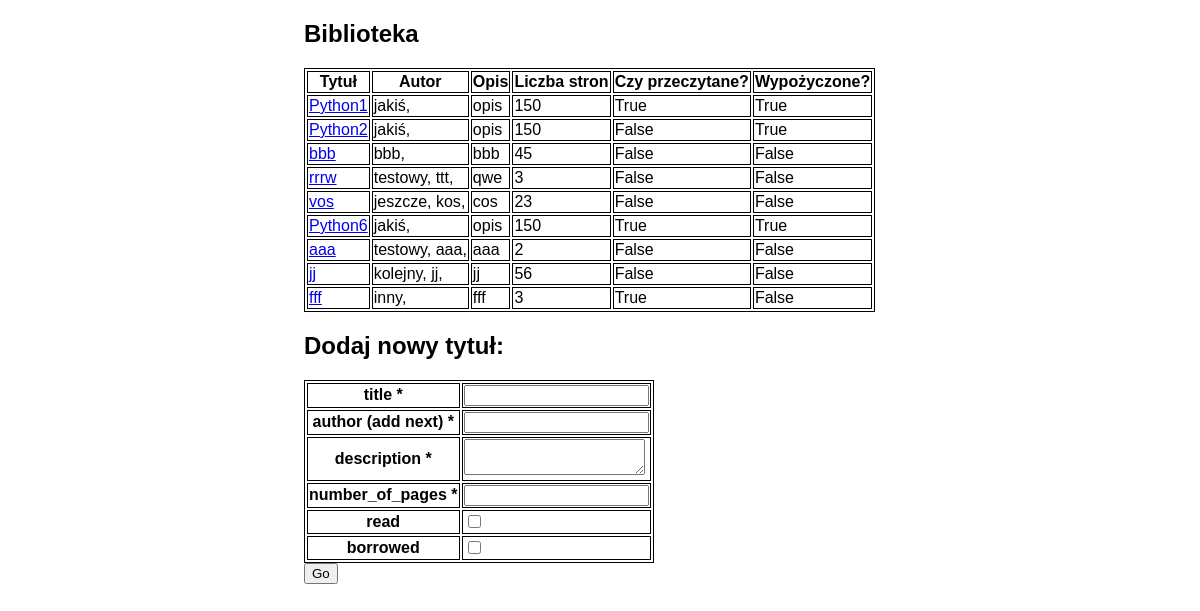
The page / on the database its author committed.
### app/models/book.py (models this page shows, shortened)
class Book(db.Model):
    id = db.Column(db.Integer, primary_key=True)
    title = db.Column(db.String(100), index=True)
    description = db.Column(db.String(250), index=True)
    number_of_pages = db.Column(db.Integer, index=True)
    read = db.Column(db.Boolean)
    borrowed = db.Column(db.Boolean)
    authors = db.relationship('Author', secondary=book_author, backref='books')

### app/models/author.py (models this page shows, shortened)
class Author(db.Model):
    id = db.Column(db.Integer, primary_key=True)
    name = db.Column(db.String(100), index=True)

### app/main/routes.py (the view, shortened to what this page needs)
@bp.route('/', methods=["GET", "POST"])
def index():
    authors = Author.query.all()
    books = Book.query.all()
    form = BookForm()
    return render_template('books.html', form = form, books = books)

### app/main/forms.py
class BookForm(FlaskForm):
    title = StringField('title', validators=[DataRequired()])
    author = StringField('author (add next)', validators=[DataRequired()])
    description = TextAreaField('description', validators=[DataRequired()])
    number_of_pages = IntegerField('number_of_pages', validators=[DataRequired()])
    read = BooleanField('read')
    borrowed = BooleanField('borrowed')

### app/templates/books.html (shortened to what this page needs)
<!DOCTYPE html>
<html lang="en">
<head>
    <link rel="stylesheet" href="{{ url_for('static', filename='style.css') }}">
</head>
<body class="main">
    <div>
        <h2>Biblioteka</h2>
        <table>
            <thead>
            <th>Tytuł</th>
            <th>Autor</th>
            <th>Opis</th>
            <th>Liczba stron</th>
            <th>Czy przeczytane?</th>
            <th>Wypożyczone?</th>
            </thead>
        {% for book in books %}
            <tr>
                <td><a href="/books/{{ loop.index }}">{{ book.title }}</a></td>
                <td>
                {% for author in book.authors %}
                {{ author.name }},
                {% endfor %}
                </td>
                <td>{{ book.description }}</td>
                <td>{{ book.number_of_pages }}</td>
                <td>{{ book.read }}</td>
                <td>{{ book.borrowed }}</td>
            </tr>
        {% endfor %}
        </table>
    </div>
    <div>
        <h2> Dodaj nowy tytuł: </h2>
        <form method="POST" action="/">
            <table>
                {% for field in form if field.widget.input_type != 'hidden' %}
                    <tr>
                        <th>{{ field.label }} {% if field.flags.required %}*{% endif %}</th>
                        <td>{{ field }}</td>
                    </tr>
                {% endfor %}
            </table>
            <input type="submit" value="Go">
        </form>
    </div>
</body>
</html>

### app/static/style.css (style rules this page uses)
table, th, tr, td { border: 1px solid black; }
.main { font-family: 'Franklin Gothic Medium', 'Arial Narrow', Arial, sans-serif; }
div { margin-top: 200px; margin: auto; width: 50%; }

### rows shown on the page
Book: title "Python1", description "opis", number_of_pages "150", read "True", borrowed "True"
Author: name "jakiś"
Book: title "Python2", description "opis", number_of_pages "150", read "False", borrowed "True"
Book: title "bbb", description "bbb", number_of_pages "45", read "False", borrowed "False"
Author: name "bbb"
Book: title "rrrw", description "qwe", number_of_pages "3", read "False", borrowed "False"
Author: name "testowy"
Author: name "ttt"
Book: title "vos", description "cos", number_of_pages "23", read "False", borrowed "False"
Author: name "jeszcze"
Author: name "kos"
Book: title "Python6", description "opis", number_of_pages "150", read "True", borrowed "True"
Book: title "aaa", description "aaa", number_of_pages "2", read "False", borrowed "False"
Author: name "aaa"
Book: title "jj", description "jj", number_of_pages "56", read "False", borrowed "False"
Author: name "kolejny"
Author: name "jj"
Book: title "fff", description "fff", number_of_pages "3", read "True", borrowed "False"
Author: name "inny"

### other values the page prints
{{ field.label }} "title" "author (add next)" "description" "number_of_pages" "read" "borrowed"
